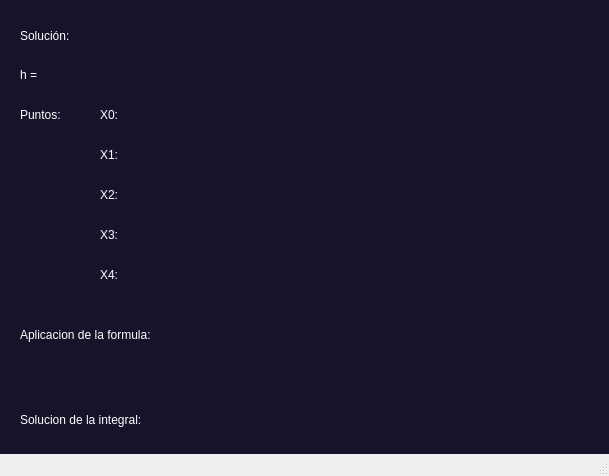
<?xml version="1.0" encoding="UTF-8"?>
<ui version="4.0">
 <class>MainWindow</class>
 <widget class="QMainWindow" name="MainWindow">
  <property name="geometry">
   <rect>
    <x>0</x>
    <y>0</y>
    <width>609</width>
    <height>476</height>
   </rect>
  </property>
  <property name="windowTitle">
   <string>MainWindow</string>
  </property>
  <widget class="QWidget" name="centralwidget">
   <widget class="QWidget" name="widget" native="true">
    <property name="geometry">
     <rect>
      <x>0</x>
      <y>0</y>
      <width>611</width>
      <height>461</height>
     </rect>
    </property>
    <property name="styleSheet">
     <string notr="true">background-color: rgb(24, 18, 43);
color: white;</string>
    </property>
    <widget class="QLabel" name="label_5">
     <property name="geometry">
      <rect>
       <x>20</x>
       <y>10</y>
       <width>81</width>
       <height>51</height>
      </rect>
     </property>
     <property name="layoutDirection">
      <enum>Qt::LeftToRight</enum>
     </property>
     <property name="styleSheet">
      <string notr="true">color: rgb(255, 255, 255);
font: 900 13pt &quot;Segoe UI Black&quot;;</string>
     </property>
     <property name="text">
      <string>Solución:</string>
     </property>
    </widget>
    <widget class="QLabel" name="label_6">
     <property name="geometry">
      <rect>
       <x>20</x>
       <y>50</y>
       <width>31</width>
       <height>51</height>
      </rect>
     </property>
     <property name="layoutDirection">
      <enum>Qt::LeftToRight</enum>
     </property>
     <property name="styleSheet">
      <string notr="true">color: rgb(255, 255, 255);
font: 900 13pt &quot;Segoe UI Black&quot;;</string>
     </property>
     <property name="text">
      <string>&lt;html&gt;&lt;head/&gt;&lt;body&gt;&lt;p&gt;h = &lt;/p&gt;&lt;/body&gt;&lt;/html&gt;</string>
     </property>
    </widget>
    <widget class="QLabel" name="h_ba">
     <property name="geometry">
      <rect>
       <x>50</x>
       <y>50</y>
       <width>331</width>
       <height>51</height>
      </rect>
     </property>
     <property name="layoutDirection">
      <enum>Qt::LeftToRight</enum>
     </property>
     <property name="styleSheet">
      <string notr="true">color: rgb(255, 255, 255);
font: 900 13pt &quot;Segoe UI Black&quot;;</string>
     </property>
     <property name="text">
      <string>&lt;html&gt;&lt;head/&gt;&lt;body&gt;&lt;p&gt;&lt;br/&gt;&lt;/p&gt;&lt;/body&gt;&lt;/html&gt;</string>
     </property>
    </widget>
    <widget class="QLabel" name="label_7">
     <property name="geometry">
      <rect>
       <x>20</x>
       <y>90</y>
       <width>71</width>
       <height>51</height>
      </rect>
     </property>
     <property name="layoutDirection">
      <enum>Qt::LeftToRight</enum>
     </property>
     <property name="styleSheet">
      <string notr="true">color: rgb(255, 255, 255);
font: 900 13pt &quot;Segoe UI Black&quot;;</string>
     </property>
     <property name="text">
      <string>&lt;html&gt;&lt;head/&gt;&lt;body&gt;&lt;p&gt;Puntos:&lt;/p&gt;&lt;/body&gt;&lt;/html&gt;</string>
     </property>
    </widget>
    <widget class="QLabel" name="label_8">
     <property name="geometry">
      <rect>
       <x>100</x>
       <y>90</y>
       <width>31</width>
       <height>51</height>
      </rect>
     </property>
     <property name="layoutDirection">
      <enum>Qt::LeftToRight</enum>
     </property>
     <property name="styleSheet">
      <string notr="true">color: rgb(255, 255, 255);
font: 900 13pt &quot;Segoe UI Black&quot;;</string>
     </property>
     <property name="text">
      <string>&lt;html&gt;&lt;head/&gt;&lt;body&gt;&lt;p&gt;X0:&lt;/p&gt;&lt;/body&gt;&lt;/html&gt;</string>
     </property>
    </widget>
    <widget class="QLabel" name="label_9">
     <property name="geometry">
      <rect>
       <x>100</x>
       <y>130</y>
       <width>31</width>
       <height>51</height>
      </rect>
     </property>
     <property name="layoutDirection">
      <enum>Qt::LeftToRight</enum>
     </property>
     <property name="styleSheet">
      <string notr="true">color: rgb(255, 255, 255);
font: 900 13pt &quot;Segoe UI Black&quot;;</string>
     </property>
     <property name="text">
      <string>&lt;html&gt;&lt;head/&gt;&lt;body&gt;&lt;p&gt;X1:&lt;/p&gt;&lt;/body&gt;&lt;/html&gt;</string>
     </property>
    </widget>
    <widget class="QLabel" name="label_10">
     <property name="geometry">
      <rect>
       <x>100</x>
       <y>170</y>
       <width>31</width>
       <height>51</height>
      </rect>
     </property>
     <property name="layoutDirection">
      <enum>Qt::LeftToRight</enum>
     </property>
     <property name="styleSheet">
      <string notr="true">color: rgb(255, 255, 255);
font: 900 13pt &quot;Segoe UI Black&quot;;</string>
     </property>
     <property name="text">
      <string>&lt;html&gt;&lt;head/&gt;&lt;body&gt;&lt;p&gt;X2:&lt;/p&gt;&lt;/body&gt;&lt;/html&gt;</string>
     </property>
    </widget>
    <widget class="QLabel" name="label_11">
     <property name="geometry">
      <rect>
       <x>100</x>
       <y>210</y>
       <width>31</width>
       <height>51</height>
      </rect>
     </property>
     <property name="layoutDirection">
      <enum>Qt::LeftToRight</enum>
     </property>
     <property name="styleSheet">
      <string notr="true">color: rgb(255, 255, 255);
font: 900 13pt &quot;Segoe UI Black&quot;;</string>
     </property>
     <property name="text">
      <string>&lt;html&gt;&lt;head/&gt;&lt;body&gt;&lt;p&gt;X3:&lt;/p&gt;&lt;/body&gt;&lt;/html&gt;</string>
     </property>
    </widget>
    <widget class="QLabel" name="label_12">
     <property name="geometry">
      <rect>
       <x>100</x>
       <y>250</y>
       <width>31</width>
       <height>51</height>
      </rect>
     </property>
     <property name="layoutDirection">
      <enum>Qt::LeftToRight</enum>
     </property>
     <property name="styleSheet">
      <string notr="true">color: rgb(255, 255, 255);
font: 900 13pt &quot;Segoe UI Black&quot;;</string>
     </property>
     <property name="text">
      <string>&lt;html&gt;&lt;head/&gt;&lt;body&gt;&lt;p&gt;X4:&lt;/p&gt;&lt;/body&gt;&lt;/html&gt;</string>
     </property>
    </widget>
    <widget class="QLabel" name="puntoX0">
     <property name="geometry">
      <rect>
       <x>140</x>
       <y>90</y>
       <width>191</width>
       <height>51</height>
      </rect>
     </property>
     <property name="layoutDirection">
      <enum>Qt::LeftToRight</enum>
     </property>
     <property name="styleSheet">
      <string notr="true">color: rgb(255, 255, 255);
font: 900 13pt &quot;Segoe UI Black&quot;;</string>
     </property>
     <property name="text">
      <string>&lt;html&gt;&lt;head/&gt;&lt;body&gt;&lt;p&gt;&lt;br/&gt;&lt;/p&gt;&lt;/body&gt;&lt;/html&gt;</string>
     </property>
    </widget>
    <widget class="QLabel" name="puntoX1">
     <property name="geometry">
      <rect>
       <x>140</x>
       <y>130</y>
       <width>191</width>
       <height>51</height>
      </rect>
     </property>
     <property name="layoutDirection">
      <enum>Qt::LeftToRight</enum>
     </property>
     <property name="styleSheet">
      <string notr="true">color: rgb(255, 255, 255);
font: 900 13pt &quot;Segoe UI Black&quot;;</string>
     </property>
     <property name="text">
      <string>&lt;html&gt;&lt;head/&gt;&lt;body&gt;&lt;p&gt;&lt;br/&gt;&lt;/p&gt;&lt;/body&gt;&lt;/html&gt;</string>
     </property>
    </widget>
    <widget class="QLabel" name="puntoX2">
     <property name="geometry">
      <rect>
       <x>140</x>
       <y>170</y>
       <width>191</width>
       <height>51</height>
      </rect>
     </property>
     <property name="layoutDirection">
      <enum>Qt::LeftToRight</enum>
     </property>
     <property name="styleSheet">
      <string notr="true">color: rgb(255, 255, 255);
font: 900 13pt &quot;Segoe UI Black&quot;;</string>
     </property>
     <property name="text">
      <string>&lt;html&gt;&lt;head/&gt;&lt;body&gt;&lt;p&gt;&lt;br/&gt;&lt;/p&gt;&lt;/body&gt;&lt;/html&gt;</string>
     </property>
    </widget>
    <widget class="QLabel" name="puntoX3">
     <property name="geometry">
      <rect>
       <x>140</x>
       <y>210</y>
       <width>191</width>
       <height>51</height>
      </rect>
     </property>
     <property name="layoutDirection">
      <enum>Qt::LeftToRight</enum>
     </property>
     <property name="styleSheet">
      <string notr="true">color: rgb(255, 255, 255);
font: 900 13pt &quot;Segoe UI Black&quot;;</string>
     </property>
     <property name="text">
      <string>&lt;html&gt;&lt;head/&gt;&lt;body&gt;&lt;p&gt;&lt;br/&gt;&lt;/p&gt;&lt;/body&gt;&lt;/html&gt;</string>
     </property>
    </widget>
    <widget class="QLabel" name="puntoX4">
     <property name="geometry">
      <rect>
       <x>140</x>
       <y>250</y>
       <width>191</width>
       <height>51</height>
      </rect>
     </property>
     <property name="layoutDirection">
      <enum>Qt::LeftToRight</enum>
     </property>
     <property name="styleSheet">
      <string notr="true">color: rgb(255, 255, 255);
font: 900 13pt &quot;Segoe UI Black&quot;;</string>
     </property>
     <property name="text">
      <string>&lt;html&gt;&lt;head/&gt;&lt;body&gt;&lt;p&gt;&lt;br/&gt;&lt;/p&gt;&lt;/body&gt;&lt;/html&gt;</string>
     </property>
    </widget>
    <widget class="QLabel" name="label_13">
     <property name="geometry">
      <rect>
       <x>20</x>
       <y>310</y>
       <width>211</width>
       <height>51</height>
      </rect>
     </property>
     <property name="layoutDirection">
      <enum>Qt::LeftToRight</enum>
     </property>
     <property name="styleSheet">
      <string notr="true">color: rgb(255, 255, 255);
font: 900 13pt &quot;Segoe UI Black&quot;;</string>
     </property>
     <property name="text">
      <string>&lt;html&gt;&lt;head/&gt;&lt;body&gt;&lt;p&gt;Aplicacion de la formula:&lt;/p&gt;&lt;/body&gt;&lt;/html&gt;</string>
     </property>
    </widget>
    <widget class="QLabel" name="formulaBoole">
     <property name="geometry">
      <rect>
       <x>20</x>
       <y>350</y>
       <width>571</width>
       <height>51</height>
      </rect>
     </property>
     <property name="layoutDirection">
      <enum>Qt::LeftToRight</enum>
     </property>
     <property name="styleSheet">
      <string notr="true">color: rgb(255, 255, 255);
font: 900 13pt &quot;Segoe UI Black&quot;;</string>
     </property>
     <property name="text">
      <string>&lt;html&gt;&lt;head/&gt;&lt;body&gt;&lt;p&gt;&lt;br/&gt;&lt;/p&gt;&lt;/body&gt;&lt;/html&gt;</string>
     </property>
    </widget>
    <widget class="QLabel" name="label_15">
     <property name="geometry">
      <rect>
       <x>20</x>
       <y>400</y>
       <width>211</width>
       <height>41</height>
      </rect>
     </property>
     <property name="layoutDirection">
      <enum>Qt::LeftToRight</enum>
     </property>
     <property name="styleSheet">
      <string notr="true">color: rgb(255, 255, 255);
font: 900 13pt &quot;Segoe UI Black&quot;;</string>
     </property>
     <property name="text">
      <string>&lt;html&gt;&lt;head/&gt;&lt;body&gt;&lt;p&gt;Solucion de la integral:&lt;/p&gt;&lt;/body&gt;&lt;/html&gt;</string>
     </property>
    </widget>
    <widget class="QLabel" name="solucionIntegral">
     <property name="geometry">
      <rect>
       <x>230</x>
       <y>400</y>
       <width>371</width>
       <height>41</height>
      </rect>
     </property>
     <property name="layoutDirection">
      <enum>Qt::LeftToRight</enum>
     </property>
     <property name="styleSheet">
      <string notr="true">color: rgb(255, 255, 255);
font: 900 13pt &quot;Segoe UI Black&quot;;</string>
     </property>
     <property name="text">
      <string>&lt;html&gt;&lt;head/&gt;&lt;body&gt;&lt;p&gt;&lt;br/&gt;&lt;/p&gt;&lt;/body&gt;&lt;/html&gt;</string>
     </property>
    </widget>
   </widget>
  </widget>
  <widget class="QStatusBar" name="statusbar"/>
 </widget>
 <resources/>
 <connections/>
</ui>
